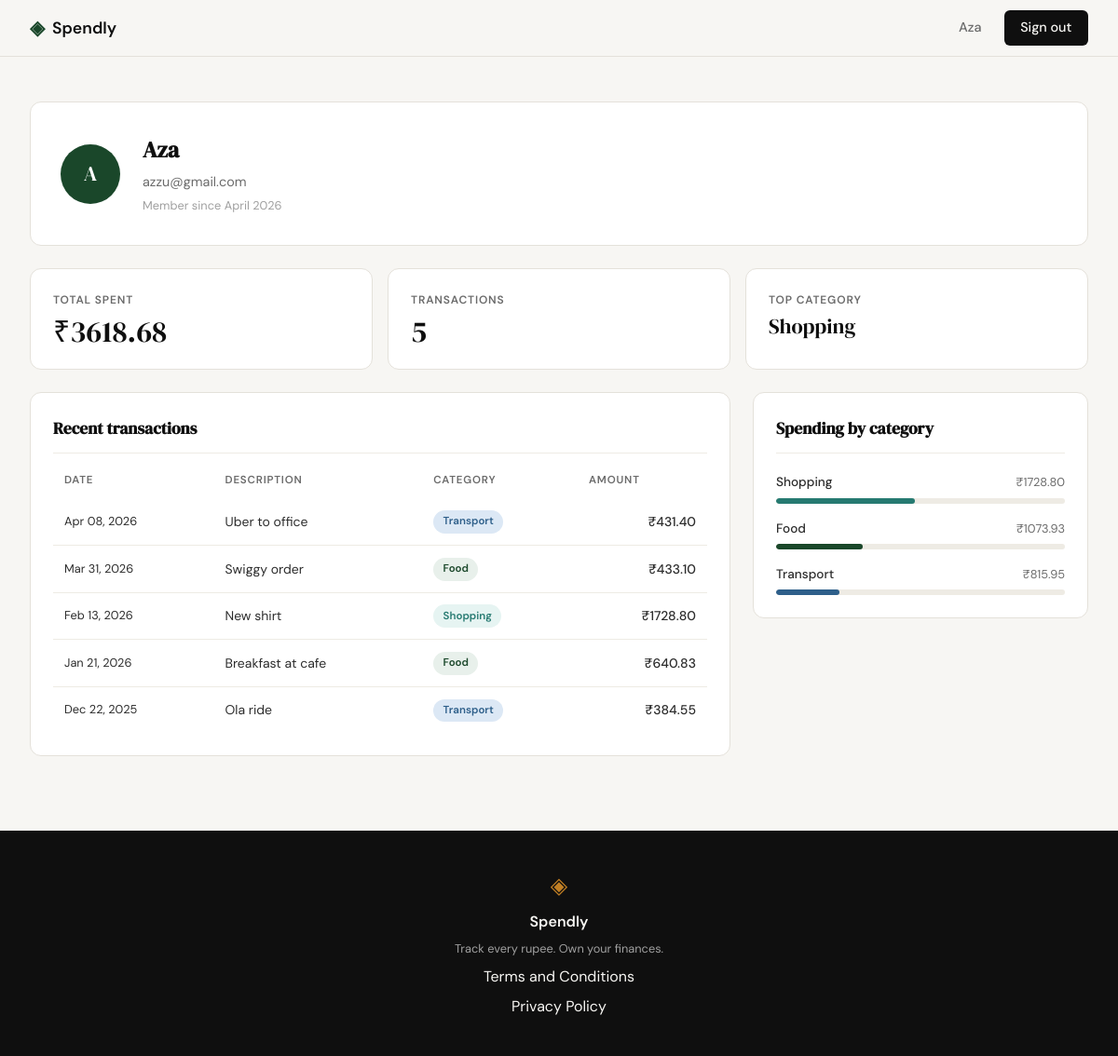
Page /profile (signed in) on the committed database.
### tables this page shows
CREATE TABLE users (
            id            INTEGER PRIMARY KEY AUTOINCREMENT,
            name          TEXT    NOT NULL,
            email         TEXT    UNIQUE NOT NULL,
            password_hash TEXT    NOT NULL,
            created_at    TEXT    DEFAULT (datetime('now'))
        );

CREATE TABLE expenses (
            id          INTEGER PRIMARY KEY AUTOINCREMENT,
            user_id     INTEGER NOT NULL REFERENCES users(id),
            amount      REAL    NOT NULL,
            category    TEXT    NOT NULL,
            date        TEXT    NOT NULL,
            description TEXT,
            created_at  TEXT    DEFAULT (datetime('now'))
        );

### app.py (the view)
@app.route("/profile")
def profile():
    if not session.get("user_id"):
        return redirect(url_for("login"))
    uid = session["user_id"]
    return render_template(
        "profile.html",
        user=_build_user(uid),
        stats=_build_stats(uid),
        transactions=_build_transactions(uid),
        categories=_build_categories(uid),
    )

### app.py (called while the page is built)
def _build_user(user_id):
    return get_user_by_id(user_id)

def _build_stats(user_id):
    return get_summary_stats(user_id)

def _build_transactions(user_id):
    return get_recent_transactions(user_id)

def _build_categories(user_id):
    return get_category_breakdown(user_id)

### database/db.py (called while the page is built)
def get_db():
    conn = sqlite3.connect(DB_PATH)
    conn.row_factory = sqlite3.Row
    conn.execute('PRAGMA foreign_keys = ON')
    return conn

### database/queries.py (called while the page is built)
def get_user_by_id(user_id):
    conn = get_db()
    row = conn.execute(
        'SELECT name, email, created_at FROM users WHERE id = ?',
        (user_id,)
    ).fetchone()
    conn.close()
    if row is None:
        return None
    dt = datetime.strptime(row['created_at'][:19], '%Y-%m-%d %H:%M:%S')
    name = row['name']
    initials = ''.join(w[0].upper() for w in name.split()[:2])
    return {
        'name':         name,
        'email':        row['email'],
        'member_since': dt.strftime('%B %Y'),
        'initials':     initials,
    }

def get_summary_stats(user_id):
    conn = get_db()
    row = conn.execute(
        '''SELECT COALESCE(SUM(amount), 0) as total_spent,
                  COUNT(*) as tx_count
           FROM expenses
           WHERE user_id = ?''',
        (user_id,)
    ).fetchone()
    top_row = conn.execute(
        '''SELECT category
           FROM expenses
           WHERE user_id = ?
           GROUP BY category
           ORDER BY SUM(amount) DESC
           LIMIT 1''',
        (user_id,)
    ).fetchone()
    conn.close()
    return {
        'total_spent':  round(row['total_spent'], 2),
        'tx_count':     row['tx_count'],
        'top_category': top_row['category'] if top_row else '—',
    }

def get_recent_transactions(user_id, limit=10):
    conn = get_db()
    rows = conn.execute(
        '''SELECT date, description, category, amount
           FROM expenses
           WHERE user_id = ?
           ORDER BY date DESC
           LIMIT ?''',
        (user_id, limit)
    ).fetchall()
    conn.close()
    result = []
    for row in rows:
        dt = datetime.strptime(row['date'], '%Y-%m-%d')
        result.append({
            'date':        dt.strftime('%b %d, %Y'),
            'description': row['description'],
            'category':    row['category'],
            'amount':      row['amount'],
        })
    return result

### templates/profile.html (shortened to what this page needs)
{% extends "base.html" %}
{% block head %}
<link rel="stylesheet" href="{{ url_for('static', filename='css/profile.css') }}">
{% endblock %}
{% block content %}
<div class="profile-page">
  <div class="profile-inner">
    <div class="profile-header">
      <div class="profile-avatar">{{ user.initials }}</div>
      <div class="profile-meta">
        <h1 class="profile-name">{{ user.name }}</h1>
        <p class="profile-email">{{ user.email }}</p>
        <p class="profile-since">Member since {{ user.member_since }}</p>
      </div>
    </div>
    <div class="stats-row">
      <div class="stat-card">
        <span class="stat-label">Total spent</span>
        <span class="stat-value">₹{{ "%.2f"|format(stats.total_spent) }}</span>
      </div>
      <div class="stat-card">
        <span class="stat-label">Transactions</span>
        <span class="stat-value">{{ stats.tx_count }}</span>
      </div>
      <div class="stat-card">
        <span class="stat-label">Top category</span>
        <span class="stat-value stat-value--text">{{ stats.top_category }}</span>
      </div>
    </div>
    <div class="profile-grid">
      <div class="profile-card">
        <h2 class="card-title">Recent transactions</h2>
        <table class="tx-table">
          <thead>
            <tr>
              <th>Date</th>
              <th>Description</th>
              <th>Category</th>
              <th class="tx-col-amount">Amount</th>
            </tr>
          </thead>
          <tbody>
            {% for tx in transactions %}
            <tr>
              <td class="tx-date">{{ tx.date }}</td>
              <td>{{ tx.description }}</td>
              <td><span class="badge badge--{{ tx.category | lower }}">{{ tx.category }}</span></td>
              <td class="tx-amount">₹{{ "%.2f"|format(tx.amount) }}</td>
            </tr>
            {% endfor %}
          </tbody>
        </table>
      </div>
      <div class="profile-card">
        <h2 class="card-title">Spending by category</h2>
        <div class="cat-list">
          {% for cat in categories %}
          <div class="cat-row">
            <div class="cat-row-header">
              <span class="cat-name">{{ cat.name }}</span>
              <span class="cat-amount">₹{{ "%.2f"|format(cat.total) }}</span>
            </div>
            <div class="cat-track">
              <div class="cat-bar cat-bar--{{ cat.name | lower }}"
                   style="--bar-pct: {{ cat.pct }}%"></div>
            </div>
          </div>
          {% endfor %}
        </div>
      </div>
    </div>
  </div>
</div>
{% endblock %}

### templates/base.html (shortened to what this page needs)
<!DOCTYPE html>
<html lang="en">
<head>
    <link rel="stylesheet" href="{{ url_for('static', filename='css/style.css') }}">
    {% block head %}{% endblock %}
</head>
<body>
    <nav class="navbar">
        <div class="nav-inner">
            <a href="{{ url_for('landing') }}" class="nav-brand">
                <span class="brand-icon">◈</span>
                <span class="brand-name">Spendly</span>
            </a>
            <div class="nav-links">
                {% if session.get("user_id") %}
                <a href="{{ url_for('profile') }}">{{ session["name"] }}</a>
                <a href="{{ url_for('logout') }}" class="nav-cta">Sign out</a>
                {% else %}
                <a href="{{ url_for('login') }}">Sign in</a>
                <a href="{{ url_for('register') }}" class="nav-cta">Get started</a>
                {% endif %}
            </div>
        </div>
    </nav>
    <main class="main-content">
        {% block content %}{% endblock %}
    </main>
    <footer class="footer">
        <div class="footer-inner">
            <span class="brand-icon">◈</span>
            <span class="footer-name">Spendly</span>
            <p class="footer-copy">Track every rupee. Own your finances.</p>
            <a href="{{ url_for('terms') }}">Terms and Conditions</a>
            <a href="{{ url_for('privacy') }}">Privacy Policy</a>
        </div>
    </footer>
</body>
</html>

### static/css/style.css (style rules this page uses)
:root { --ink: #0f0f0f; --ink-soft: #2d2d2d; --ink-muted: #6b6b6b; --ink-faint: #a0a0a0; --paper: #f7f6f3; --paper-warm: #f0ede6; --paper-card: #ffffff; --accent: #1a472a; --accent-light: #e8f0eb; --accent-2: #c17f24; --accent-2-light: #fdf3e3; --danger: #c0392b; --danger-light: #fdecea; --border: #e4e1da; --border-soft: #eeebe4; --font-display: 'DM Serif Display', Georgia, serif; --font-body: 'DM Sans', system-ui, sans-serif; --max-width: 1200px; --auth-width: 440px; --radius-sm: 6px; --radius-md: 12px; --radius-lg: 20px; }
*, *::before, *::after { box-sizing: border-box; margin: 0; padding: 0; }
html { font-size: 16px; scroll-behavior: smooth; }
body { background: var(--paper); color: var(--ink); font-family: var(--font-body); font-size: 1rem; line-height: 1.6; -webkit-font-smoothing: antialiased; }
a { color: inherit; text-decoration: none; }
.navbar { position: sticky; top: 0; z-index: 100; background: var(--paper); border-bottom: 1px solid var(--border); padding: 0 2rem; }
.nav-inner { max-width: var(--max-width); margin: 0 auto; height: 60px; display: flex; align-items: center; justify-content: space-between; }
.nav-brand { display: flex; align-items: center; gap: 0.5rem; font-family: var(--font-body); font-weight: 600; font-size: 1.1rem; color: var(--ink); }
.brand-icon { color: var(--accent); font-size: 1.3rem; }
.brand-name { color: var(--ink); }
.nav-links { display: flex; align-items: center; gap: 1.5rem; font-size: 0.9rem; font-weight: 500; }
.nav-links a { color: var(--ink-muted); transition: color 0.2s; }
.nav-cta { background: var(--ink) !important; color: var(--paper) !important; padding: 0.45rem 1.1rem; border-radius: var(--radius-sm); transition: background 0.2s !important; }
.main-content { min-height: calc(100vh - 60px - 100px); }
.footer { background: var(--ink); color: var(--paper); padding: 2.5rem 2rem; text-align: center; }
.footer-inner { display: flex; flex-direction: column; align-items: center; gap: 0.4rem; }
.footer .brand-icon { color: var(--accent-2); font-size: 1.5rem; }
.footer-name { font-weight: 600; font-size: 1rem; }
.footer-copy { font-size: 0.8rem; color: var(--ink-faint); }

### rows in the picture
users: name "Aza", email "azzu@gmail.com"
expenses: top_category "Shopping", date "Feb 13, 2026", description "New shirt", category "Shopping", amount "1728.80", name "Shopping", total "1728.80", {{ cat.pct }} 48 (drawn)
expenses: date "Apr 08, 2026", description "Uber to office", category "Transport", amount "431.40"
expenses: date "Mar 31, 2026", description "Swiggy order", category "Food", amount "433.10"
expenses: date "Jan 21, 2026", description "Breakfast at cafe", category "Food", amount "640.83"
expenses: date "Dec 22, 2025", description "Ola ride", category "Transport", amount "384.55"

### other values in the picture
{{ user.initials }} "A"
{{ user.member_since }} "April 2026"
{{ "%.2f"|format(stats.total_spent) }} "3618.68"
{{ stats.tx_count }} "5"
{{ cat.name }} "Food" "Transport"
{{ "%.2f"|format(cat.total) }} "1073.93" "815.95"
